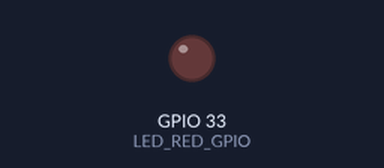
Recording of a sketch running on a simulated ESP32. On the bench: output pins drawn as LEDs (lit = HIGH). WiFi joins after 1.5 s; servers stay silent unless stated; the camera gives no picture; what the sketch prints to the serial monitor is not drawn.

Above: at 0.4 s.
At 2.6 s:
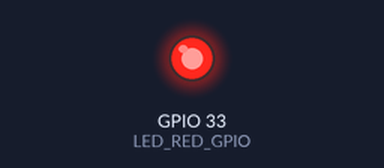
Timing chart, 0 to 4.1 s (numbered marks = the images above):
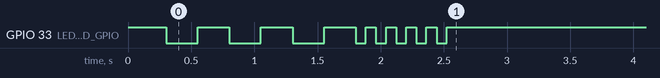

The sketch:

ESP32_CAM.ino
```cpp
#include "esp_camera.h"
#include <WiFi.h>
#include "soc/soc.h"
#include "soc/rtc_cntl_reg.h"

// Cấu hình chân camera chuẩn cho mạch ESP32-CAM AI-Thinker
#define PWDN_GPIO_NUM     32
#define RESET_GPIO_NUM    -1
#define XCLK_GPIO_NUM      0
#define SIOD_GPIO_NUM     26
#define SIOC_GPIO_NUM     27
#define Y9_GPIO_NUM       35
#define Y8_GPIO_NUM       34
#define Y7_GPIO_NUM       39
#define Y6_GPIO_NUM       36
#define Y5_GPIO_NUM       21
#define Y4_GPIO_NUM       19
#define Y3_GPIO_NUM       18
#define Y2_GPIO_NUM        5
#define VSYNC_GPIO_NUM    25
#define HREF_GPIO_NUM     23
#define PCLK_GPIO_NUM     22

#define LED_RED_GPIO      33 // LED đỏ báo trạng thái phía sau mạch

// ĐIỀN THÔNG TIN WIFI CỦA BẠN VÀO ĐÂY
const char *ssid = "Gà gáy";
const char *password = "meomeo123";

WiFiServer server(81); // Tạo luồng phát video tại cổng 81

void handleStream() {
  WiFiClient client = server.available();
  if (!client) return;

  client.println("HTTP/1.1 200 OK");
  client.println("Content-Type: multipart/x-mixed-replace; boundary=frame");
  client.println();

  while (client.connected()) {
    camera_fb_t * fb = esp_camera_fb_get();
    if (!fb) {
      Serial.println("Loi lay khung hinh camera");
      break;
    }

    client.printf("--frame\r\nContent-Type: image/jpeg\r\nContent-Length: %lu\r\n\r\n", fb->len);
    client.write(fb->buf, fb->len);
    client.print("\r\n");

    esp_camera_fb_return(fb);
    delay(30);
  }
  client.stop();
}

void setup() {
  // SỬA LỖI TẠI ĐÂY: Thêm dấu gạch dưới (_) để tương thích bản 3.3.8
  WRITE_PERI_REG(RTC_CNTL_BROWN_OUT_REG, 0);

  Serial.begin(115200);
  pinMode(LED_RED_GPIO, OUTPUT);
  digitalWrite(LED_RED_GPIO, HIGH); // Tắt đèn LED đỏ ban đầu

  camera_config_t config;
  config.ledc_channel = LEDC_CHANNEL_0;
  config.ledc_timer = LEDC_TIMER_0;
  config.pin_d0 = Y2_GPIO_NUM;
  config.pin_d1 = Y3_GPIO_NUM;
  config.pin_d2 = Y4_GPIO_NUM;
  config.pin_d3 = Y5_GPIO_NUM;
  config.pin_d4 = Y6_GPIO_NUM;
  config.pin_d5 = Y7_GPIO_NUM;
  config.pin_d6 = Y8_GPIO_NUM;
  config.pin_d7 = Y9_GPIO_NUM;
  config.pin_xclk = XCLK_GPIO_NUM;
  config.pin_pclk = PCLK_GPIO_NUM;
  config.pin_vsync = VSYNC_GPIO_NUM;
  config.pin_href = HREF_GPIO_NUM;
  config.pin_sccb_sda = SIOD_GPIO_NUM;
  config.pin_sccb_scl = SIOC_GPIO_NUM;
  config.pin_pwdn = PWDN_GPIO_NUM;
  config.pin_reset = RESET_GPIO_NUM;
  config.xclk_freq_hz = 20000000;
  config.pixel_format = PIXFORMAT_JPEG;
  config.frame_size = FRAMESIZE_VGA;
  config.jpeg_quality = 12;
  config.fb_count = 1;
  config.fb_location = CAMERA_FB_IN_DRAM;

  if (esp_camera_init(&config) != ESP_OK) {
    while(true) { // Nháy LED liên tục nếu lỗi phần cứng camera
      digitalWrite(LED_RED_GPIO, LOW);  delay(100);
      digitalWrite(LED_RED_GPIO, HIGH); delay(100);
    }
  }

  WiFi.begin(ssid, password);
  while (WiFi.status() != WL_CONNECTED) {
    digitalWrite(LED_RED_GPIO, LOW);  delay(250); // Nháy chậm khi đang kết nối WiFi
    digitalWrite(LED_RED_GPIO, HIGH); delay(250);
  }

  // Nháy nhanh 5 lần báo hiệu kết nối WiFi thành công
  for(int i=0; i<5; i++) {
    digitalWrite(LED_RED_GPIO, LOW);  delay(80);
    digitalWrite(LED_RED_GPIO, HIGH); delay(80);
  }

  server.begin();
  Serial.print("[+] Camera san sang! Xem luong tai link: http://");
  Serial.print(WiFi.localIP());
  Serial.println(":81");
}

void loop() {
  handleStream();
}
```
